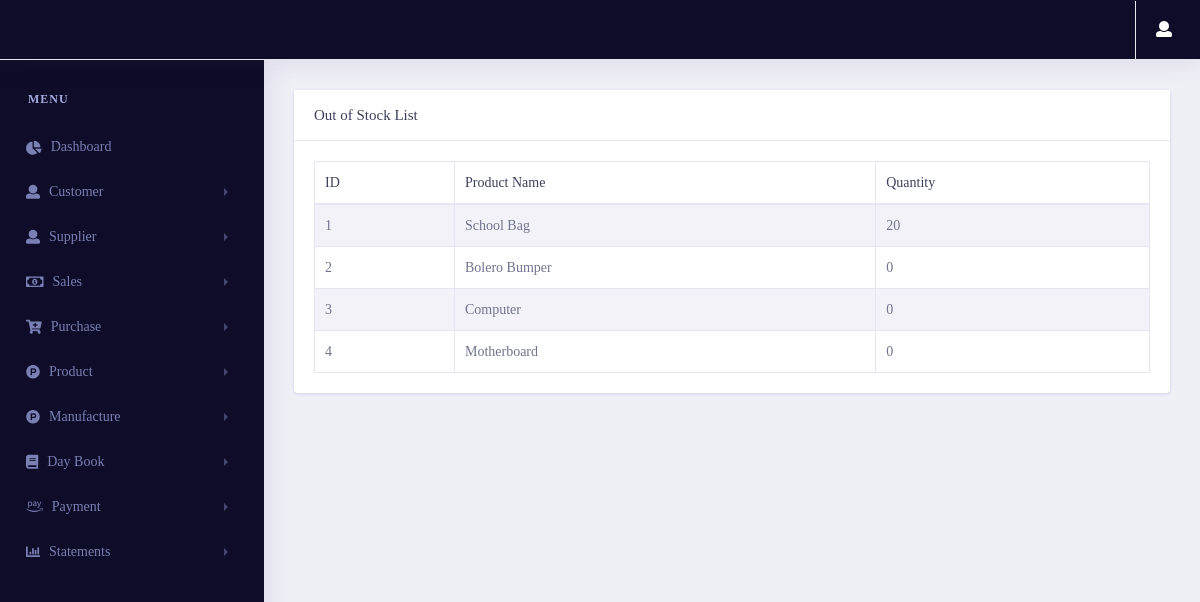
Before: /statement/outofstock/ (signed in) with the older database file.
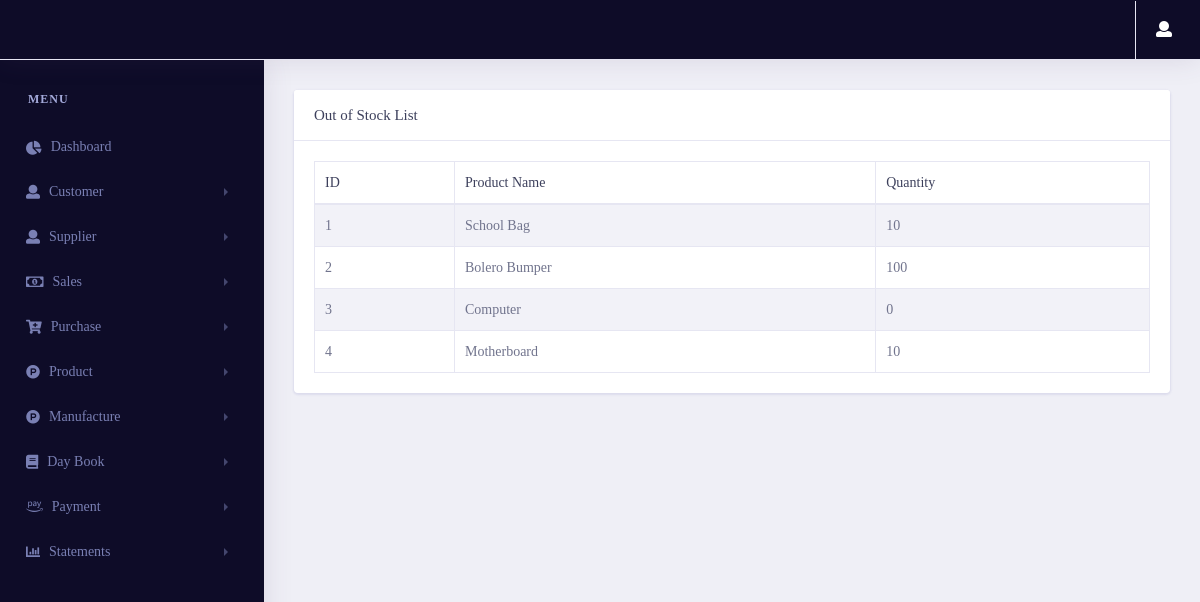
After: the same page with the newer database file.
### products/models.py (models this page shows, shortened)
class Stock_estimate(models.Model):
    product = models.OneToOneField(Product_estimate,on_delete=models.CASCADE)
    quantity = models.IntegerField(null=True,blank=True,default=0)
    purchase_price = models.IntegerField(null=True,blank=True,default=0)
    id = models.UUIDField(default=uuid.uuid4 , unique=True , primary_key=True , editable=False)
    class Meta:
        indexes = [models.Index(fields=('product' , 'id'))]

class Product_estimate(models.Model):
    product_name = models.CharField(max_length=100)
    product_categ = models.ForeignKey(product_category, null=True, blank=True, on_delete=models.SET_NULL)
    product_type = models.ForeignKey(Product_type, null=True, blank=True, on_delete=models.SET_NULL)
    unit = models.CharField(max_length=50)
    selling_price = models.FloatField()
    purchase_price = models.FloatField(null=True, blank=True, default=0)
    store_location = models.CharField(max_length=50)
    supplier = models.ForeignKey(Supplier_estimate , on_delete=models.CASCADE , blank=True,null=True)
    minimum_stock=models.IntegerField()
    id = models.UUIDField(default=uuid.uuid4 , unique=True , primary_key=True , editable=False)
    class Meta:
        indexes = [models.Index(fields=('product_name' , 'id' , 'supplier'))]

### statements/views.py (the view)
# urls.py: path('outofstock/',views.outofstock,name="outofstock"),
@login_required(login_url='login')
def outofstock(request):
    if request.session['Estimate']:
        if request.method=='GET':
            stocks_with_min_quantity = Stock_estimate.objects.annotate(min_stock=F('product__minimum_stock')).filter(quantity__lte=F('min_stock'))
            context = {
                'stocks_with_min_quantity': stocks_with_min_quantity
            }
            return render(request, 'statements/outofstock.html', context)

### statements/templates/statements/outofstock.html (shortened to what this page needs)
{% extends 'pages/base.html' %}
{% load static %}
{% load user_auth %}
{% block content %}
<link rel="stylesheet" href="{% static 'vendor/bootstrap/css/bootstrap.min.css' %}">
<link href="{% static 'vendor/fonts/circular-std/style.css' %}" rel="stylesheet">
<link rel="stylesheet" href="{% static 'libs/css/style.css' %}">
<link rel="stylesheet" href="{% static 'vendor/fonts/fontawesome/css/fontawesome-all.css' %}">
<link rel="stylesheet" type="text/css" href="{% static 'vendor/datatables/css/dataTables.bootstrap4.css' %}">
{% if request.session.Estimate %}
<div class="row">
  <div class="col-xl-12 col-lg-12 col-md-12 col-sm-12 col-12">
    <div class="card">
      <h5 class="card-header">Out of Stock List</h5>
      <div class="card-body">
        <div class="table-responsive">
          <table class="table table-striped table-bordered first" id="example">
            <thead>
              <tr>
                <th>ID</th>
                <th>Product Name</th>
                <th>Quantity</th>
              </tr>
            </thead>
            <tbody>
              {% for i in stocks_with_min_quantity %}
              <tr>
                <td>{{forloop.counter}}</td>
                <td>{{i.product.product_name}}</td>
                <td>{{i.quantity}}</td>
              </tr>
              {% endfor %}
            </tbody>
          </table>
        </div>
      </div>
    </div>
  </div>
</div>
{% endif %}
{% endblock content %}

Changed rows visible on the page:
changed Stock_estimate "School Bag": quantity "20" → "10"
changed Stock_estimate "Bolero Bumper": quantity "0" → "100"
changed Stock_estimate "Motherboard": quantity "0" → "10"
